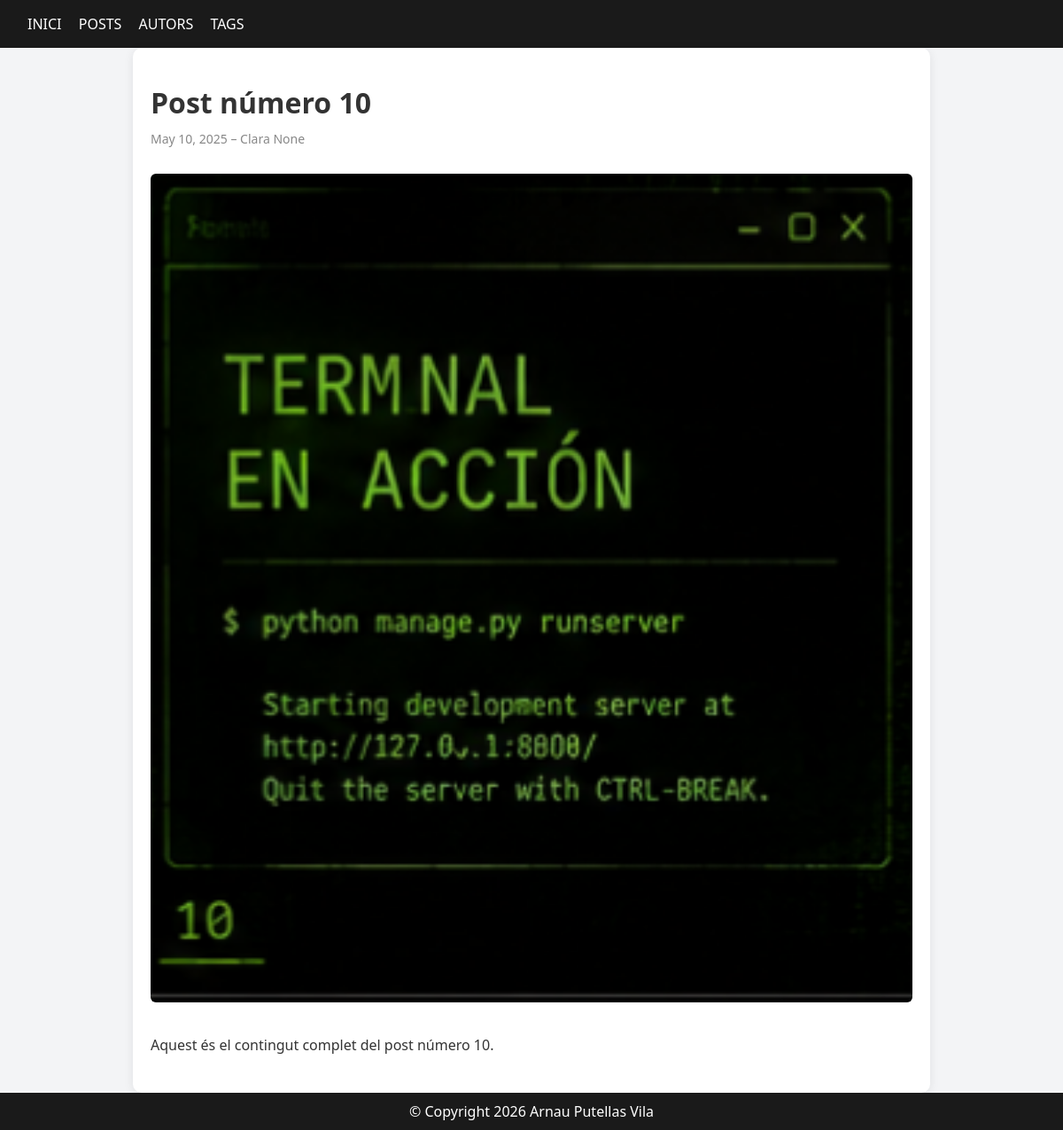
/posts/st-numero-10, run on an earlier commit of the app's database.
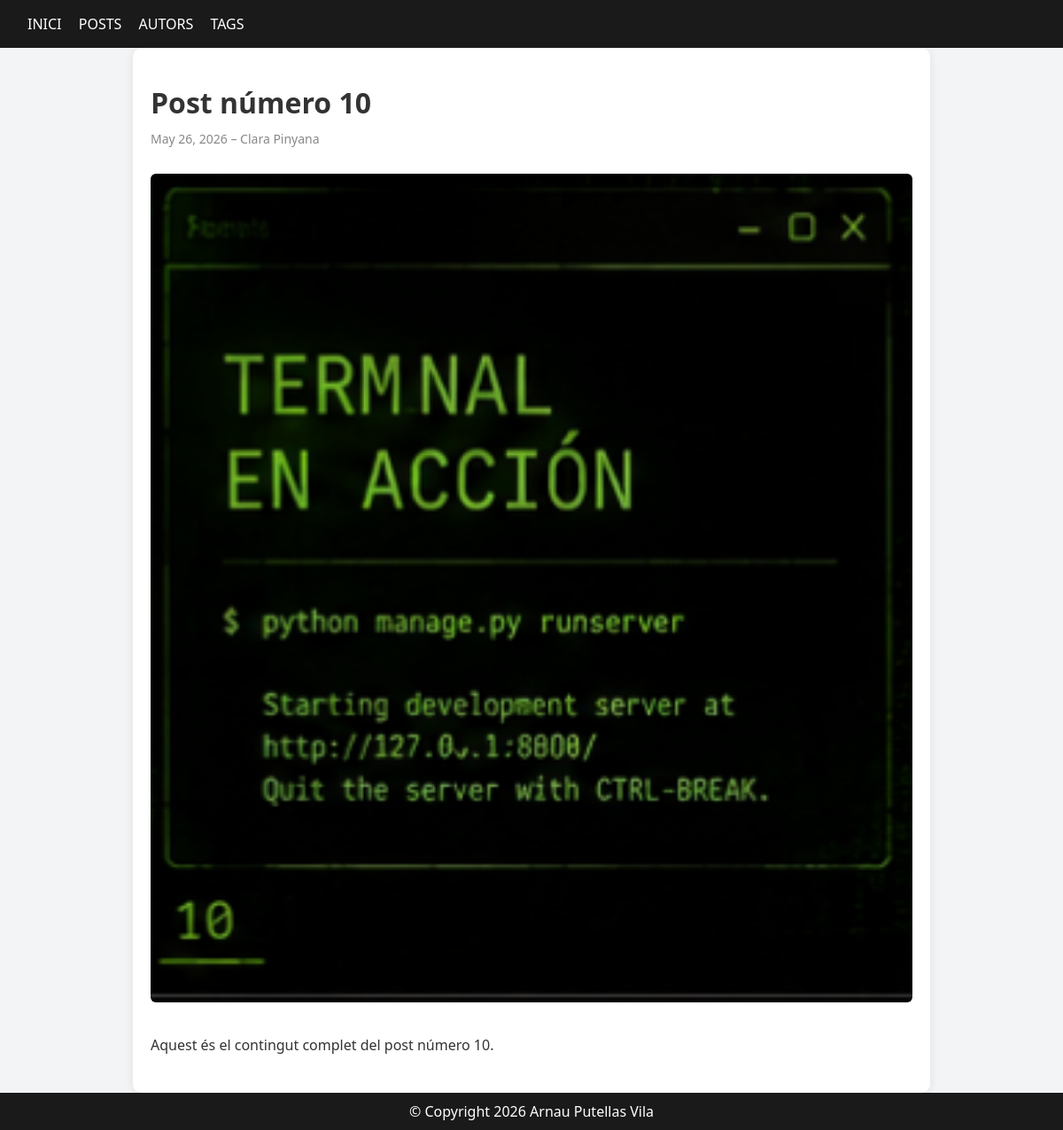
And on a later commit of the database.
### blog/models.py (models this page shows, shortened)
class Post(models.Model):
    title = models.CharField(max_length=200)
    slug = models.SlugField(unique=True)
    excerpt = models.TextField(max_length=300, blank=True)
    content = models.TextField()
    date = models.DateField()
    author = models.ForeignKey(Author, on_delete=models.CASCADE)
    tags = models.ManyToManyField(Tag)
    image = models.ImageField(upload_to='post_images/', blank=True, null=True)

class Author(models.Model):
    name = models.CharField(max_length=100)
    surname = models.CharField(max_length=100, blank=True, null=True)
    email = models.EmailField(blank=True, null=True)
    bio = models.TextField()

### blog/views.py (the view)
# urls.py: path('posts/<slug:slug>', views.post_detail, name='posts-detail'),
def post_detail(request, slug):
    post = get_object_or_404(Post, slug=slug)
    return render(request, 'blog/post_detail.html', {'post': post})

### blog/templates/blog/post_detail.html (shortened to what this page needs)
{% extends 'blog/base.html' %}
{% load static %}
{% block content %}
  <section class="post-detail-layout">
    <h1>{{ post.title }}</h1>
    <p class="meta">
      {{ post.date }} – {{ post.author.name }} {{ post.author.surname }}
    </p>
    {% if post.image %}
      <img src="{{ post.image.url }}" alt="Imatge de {{ post.title }}">
    {% else %}
      <img src="{% static 'imatges/banner.jpg' %}" alt="Imatge per defecte">
    {% endif %}
    <div class="post-content">
      {{ post.content }}
    </div>
  </section>
{% endblock %}

What changed in the data, as far as the page shows it:
changed Post "Post número 10": date "May 10, 2025" → "May 26, 2026"; author.surname "None" → "Pinyana"
